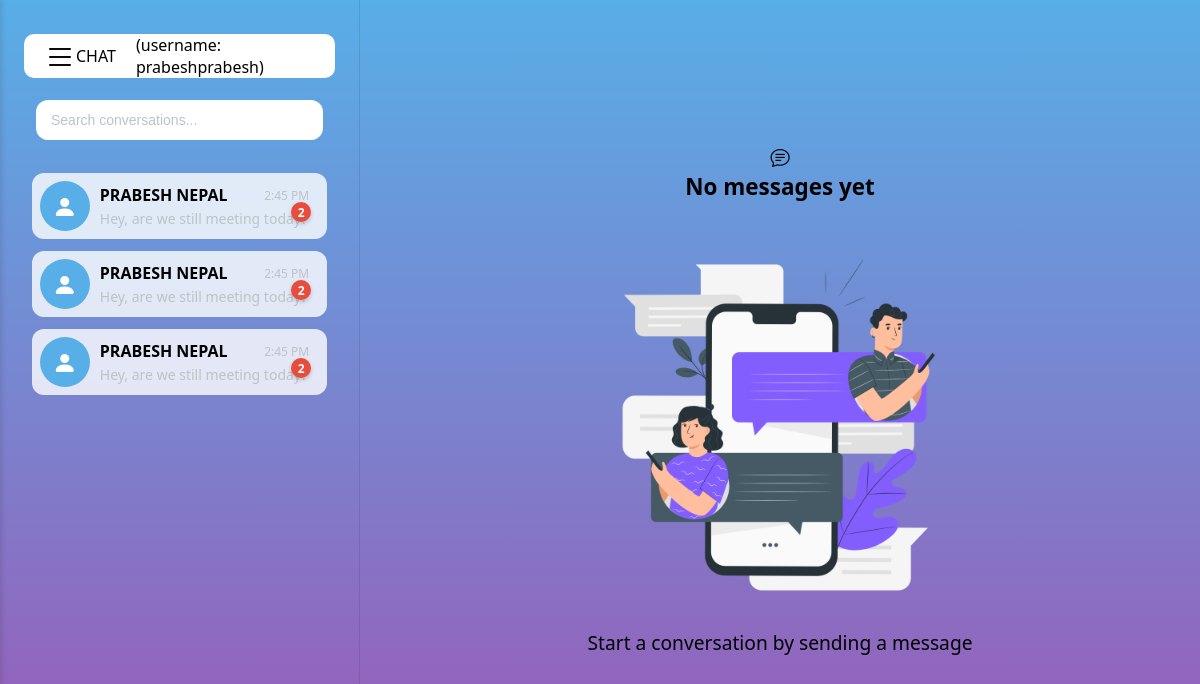
Page / (signed in) on the earlier database version.
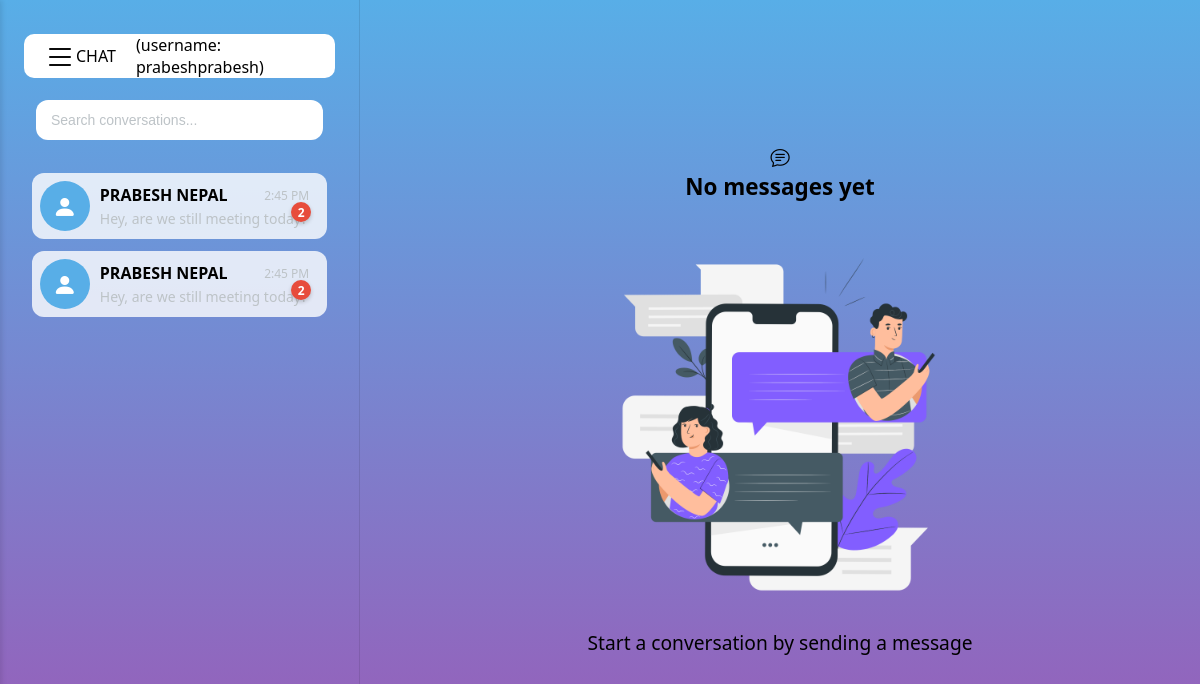
Same page on the later database version.
### chat/models.py (models this page shows)
class CustomUser(AbstractUser):
    friends = models.ManyToManyField(
        'self',
        through="FriendShip",
        symmetrical=False,
        related_name='friend_set',
        blank=True
    )
    def __str__(self):
        return self.username

### chat/views.py (the view, shortened to what this page needs)
# urls.py: path('',include('chat.urls'))
@login_required()
def chat(request):
    my_friends = request.user.friends.all()
    not_my_friend = request.user.friend_set.all()
    all_friends = my_friends.union(not_my_friend)
    room_code = chats = friend =  None
    receiver_id = request.GET.get('id')
    return render(request,'chat.html',{
        'friends':all_friends,
        'my_friend_only':my_friends,
        'friend':friend,
        'room_code':room_code,
        'chat_type':'solo_chat',
        })

### chat/templates/chat.html (shortened to what this page needs)
{% extends 'basechat.html' %}
{% load static %}
{% block friendorgroup %}
    {% for f in friends %}
    <div class="chat-card {% if f == friend %}active{% endif %}" data-slug="{{ f.id }}">
        <div class="chat-image flex"><i class="bi bi-person-fill"></i></div>
        <div class="chat-card-right">
            <div class="chat-card-right-top">
                <div class="chat-name"> {{ f.first_name | upper }} {{ f.last_name | upper }}</div>
                <div class="chat-time">2:45 PM</div>
            </div>
            <div class="chat-last-message">Hey, are we still meeting today?</div>
            <div class="chat-card unread">2</div>
        </div>
    </div>
    {% endfor %}
{% endblock %}

### chat/templates/basechat.html (shortened to what this page needs)
{% load static %}
<!DOCTYPE html>
<html lang="en">
<head>
    <link href="https://cdn.jsdelivr.net/npm/bootstrap-icons@1.11.0/font/bootstrap-icons.css" rel="stylesheet">
    <link href="https://cdnjs.cloudflare.com/ajax/libs/font-awesome/6.4.0/css/all.min.css" rel="stylesheet">
    <link rel="stylesheet" href="{% static 'css/chat.css' %}">
</head>
<body>
    <div class="container" id="roomCode" data-room-code="{{ room_code|default:'' }}">
        <div class="select-user-bar" id="select-user-bar">
            <div class="nav">
                <div><i class="bi bi-list"></i></div>
                <div style="margin-left: 20px;margin-right: 20px;">CHAT</div>
                <p>(username: {{ request.user }})</p>
            </div>
            <div class="search-box">
                <input type="text" class="search-input" placeholder="Search conversations...">
            </div>
            {% block friendorgroup %}
            {% endblock %}
        </div>
        <div class="blank-content-container" id="blank-content-container">
            {% if not friend %}
            <div class="blank-content">
                <i class="bi bi-chat-text"></i>
                <h3>No messages yet</h3><br>
                <img src="{% static 'images/Messages-pana.png' %}" alt="Error" height="400" width="400">
                <p>Start a conversation by sending a message</p>
            </div>
            {% endif %}
        </div>
    </div>
</body>
</html>

### chat/static/css/chat.css (style rules this page uses)
:root { --primary-bg: linear-gradient(to bottom, #58aee7, #9b59b6); --secondary-bg: #ffffff; --accent-color: #58aee7; --accent-color2: linear-gradient(to bottom, #efdbf7, #7004f5); --hover-color: #2ecc71; --text-color: #000000; --text-secondary: #bdc3c7; --card-bg: rgba(255, 255, 255, 0.8); --input-bg: rgba(44, 62, 80, 0.7); --page-bg: linear-gradient(135deg, #58aee7, #9b59b6); --error-color: #e74c3c; --success-color: #2ecc71; --border-radius: 12px; --transition-speed: 0.3s; }
* { margin: 0; padding: 0; box-sizing: border-box; }
body { background: var(--primary-bg); height: 100dvh; overflow: hidden; font-family: 'Segoe UI', Tahoma, Geneva, Verdana, sans-serif; color: var(--text-color); }
.flex { display: flex; flex-direction: column; justify-content: center; align-items: center; }
.container { display: flex; flex-direction: row; align-items: stretch; width: 100%; height: 100%; }
.select-user-bar { flex: 1; max-width: 30%; border-right: 1px solid rgba(0, 0, 0, 0.1); display: flex; flex-direction: column; align-items: center; height: 100%; overflow-x: hidden; overflow-y: auto; position: relative; padding: 2%; }
.search-box { width: 100%; height: auto; padding: 12px; }
.search-input { width: 100%; padding: 10px 15px; border-radius: var(--border-radius); height: 40px; border: none; color: var(--text-color); font-size: 14px; margin-bottom: 15px; }
.search-input::placeholder { color: var(--text-secondary); }
.chat-card { display: flex; flex-direction: row; align-items: center; border-radius: var(--border-radius); width: 95%; height: auto; background-color: var(--card-bg); margin: 6px; padding: 8px; transition: transform var(--transition-speed), background-color var(--transition-speed); position: relative; box-sizing: border-box; }
.chat-card .unread { position: absolute; right: 10px; top: 50%; transform: translateY(-50%); width: 20px; height: 20px; background-color: var(--error-color); border-radius: 50%; display: flex; justify-content: center; align-items: center; font-size: 12px; font-weight: bold; color: white; box-shadow: 0 2px 4px rgba(0, 0, 0, 0.2); }
.chat-image { flex-shrink: 0; height: 50px; width: 50px; border-radius: 50%; margin-right: 10px; background-color: var(--accent-color); color: white; font-size: 24px; overflow: hidden; transition: transform 0.2s; }
.chat-card-right { flex: 1; display: flex; flex-direction: column; justify-content: center; overflow: hidden; }
.chat-card-right-top { display: flex; flex-direction: row; justify-content: space-between; align-items: center; padding-right: 10px; font-size: 16px; overflow: hidden; }
.chat-name { font-weight: 600; white-space: nowrap; overflow: hidden; text-overflow: ellipsis; max-width: 70%; }
.chat-time { font-size: 12px; color: var(--text-secondary); white-space: nowrap; }
.chat-last-message { padding-top: 3px; font-size: 14px; color: var(--text-secondary); white-space: nowrap; overflow: hidden; text-overflow: ellipsis; max-width: 100%; }
.blank-content-container { flex: auto; display: none; }
.blank-content { display: flex; height: 100%; flex: 1; flex-direction: column; align-items: center; justify-content: center; background-color: var(--primary-bg); font-size: larger; }
.nav { display: flex; background: var(--secondary-bg); align-items: center; width: 100%; cursor: pointer; border-radius: 10px; margin: 10px; transition: transform var(--transition-speed), background-color var(--transition-speed); }
.bi-list { width: 100%; position: relative; left: 20px; font-size:2rem; }
@media (min-width: 1200px) { .select-user-bar { width: 320px; } }
@media (min-width: 1200px) { .chat-name { max-width: 220px; } }
@media (min-width: 1200px) { .chat-last-message { max-width: 300px; } }

Differences in the rows shown:
removed CustomUser: first_name "PRABESH", last_name "NEPAL"
